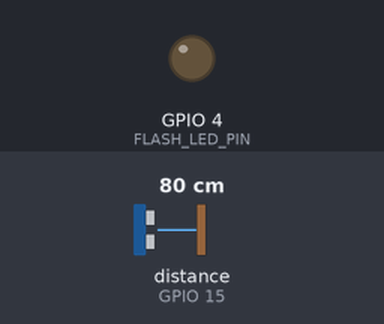
Recording of a sketch running on a simulated ESP32. Parts: output pins drawn as LEDs (lit = HIGH). Wiring (inferred from the names in the program): ultrasonic range finder: trigger GPIO 14; echo GPIO 15. Inputs (shaded band) come from the test bench; at power-on: distance to the obstacle (sensor on GPIO 15) 80 cm. The echo pulse lasts 58.3 µs per cm; WiFi joins after 1.5 s; servers stay silent unless stated; uploads are accepted with an empty reply; the camera gives no picture; pins used as bus, display or sensor lines are not drawn; what the sketch prints to the serial monitor is not drawn.

Above: at 3.0 s.
3.1 s: distance to the obstacle (sensor on GPIO 15) set to 11 cm
5.0 s: distance to the obstacle (sensor on GPIO 15) set to 8 cm
At 7.2 s:
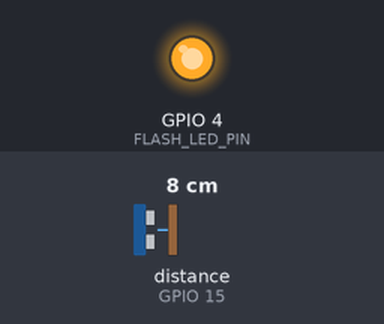
9.1 s: distance to the obstacle (sensor on GPIO 15) set to 18 cm
At 9.8 s:
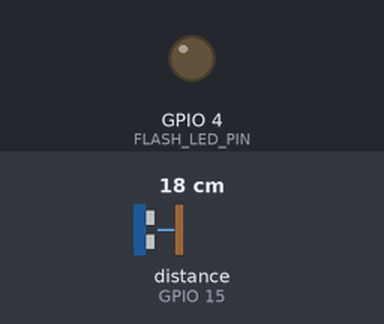
10.6 s: distance to the obstacle (sensor on GPIO 15) set to 2 cm
At 11.7 s:
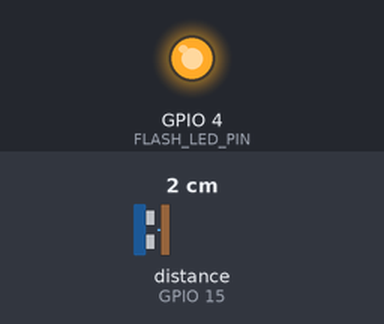
Timing chart, 0 to 15.7 s (numbered marks = the images above; inputs shaded):
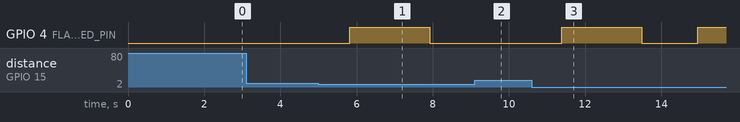

The sketch:

Arduino_Code.ino
```cpp
//>>>>>>>>>>>>>>>>>>>>>>>>>>>>>>>>>>>>>>>>>>>>>>>>>>>>>>>>>>>>>>>>>>>>>>>>>>>>>>>>>>>>>>>>> ESP32_CAM_Send_Photo_to_Server
//======================================== Including the libraries.
#include <WiFi.h>
#include "soc/soc.h"
#include "soc/rtc_cntl_reg.h"
#include "esp_camera.h"
//========================================

//======================================== CAMERA_MODEL_AI_THINKER GPIO.
#define PWDN_GPIO_NUM     32
#define RESET_GPIO_NUM    -1
#define XCLK_GPIO_NUM      0
#define SIOD_GPIO_NUM     26
#define SIOC_GPIO_NUM     27

#define Y9_GPIO_NUM       35
#define Y8_GPIO_NUM       34
#define Y7_GPIO_NUM       39
#define Y6_GPIO_NUM       36
#define Y5_GPIO_NUM       21
#define Y4_GPIO_NUM       19
#define Y3_GPIO_NUM       18
#define Y2_GPIO_NUM        5
#define VSYNC_GPIO_NUM    25
#define HREF_GPIO_NUM     23
#define PCLK_GPIO_NUM     22
//========================================

// LED Flash PIN (GPIO 4)
#define FLASH_LED_PIN 4

//======================================== Insert your network credentials.
const char* ssid = "WiFi SSID";
const char* password = "WiFi Password";
//========================================

#define trigPin 14
#define echoPin 15
long distance, duration;

//======================================== Variables for Timer/Millis.
unsigned long previousMillis = 0;
const int Interval = 20000; //--> Photo capture every 20 seconds.
//========================================

// Server Address or Server IP.
String serverName = "10.92.37.143";  //--> Change with your server computer's IP address or your Domain name.
// The file path "upload_img.php" on the server folder.
// String serverPath = "/ESP32CAM/upload_img.php";
String serverPath = "/";
// Server Port.
const int serverPort = 8080;

// Variable to set capture photo with LED Flash.
// Set to "false", then the Flash LED will not light up when capturing a photo.
// Set to "true", then the Flash LED lights up when capturing a photo.
bool LED_Flash_ON = true;

// Initialize WiFiClient.
WiFiClient client;

//________________________________________________________________________________ sendPhotoToServer()
void sendPhotoToServer() {
  String AllData;
  String DataBody;

  Serial.println();
  Serial.println("-----------");

  //---------------------------------------- Pre capture for accurate timing.
  Serial.println("Taking a photo...");

  if (LED_Flash_ON == true) {
    digitalWrite(FLASH_LED_PIN, HIGH);
    delay(1000);
  }

  for (int i = 0; i <= 3; i++) {
    camera_fb_t * fb = NULL;
    fb = esp_camera_fb_get();
     if(!fb) {
        Serial.println("Camera capture failed");
        Serial.println("Restarting the ESP32 CAM.");
        delay(1000);
        ESP.restart();
        return;
      }
    esp_camera_fb_return(fb);
    delay(200);
  }

  camera_fb_t * fb = NULL;
  fb = esp_camera_fb_get();
  if(!fb) {
    Serial.println("Camera capture failed");
    Serial.println("Restarting the ESP32 CAM.");
    delay(1000);
    ESP.restart();
    return;
  }

  if (LED_Flash_ON == true) digitalWrite(FLASH_LED_PIN, LOW);

  Serial.println("Taking a photo was successful.");
  //----------------------------------------

  Serial.println("Connecting to server: " + serverName);

  if (client.connect(serverName.c_str(), serverPort)) {
    Serial.println("Connection successful!");

    String post_data = "--dataMarker\r\nContent-Disposition: form-data; name=\"imageFile\"; filename=\"ESP32CAMCap.jpg\"\r\nContent-Type: image/jpeg\r\n\r\n";
    String head =  post_data;
    String boundary = "\r\n--dataMarker--\r\n";

    uint32_t imageLen = fb->len;
    uint32_t dataLen = head.length() + boundary.length();
    uint32_t totalLen = imageLen + dataLen;
    String apiKey = "API_KEY";

    client.println("POST " + serverPath + " HTTP/1.1");
    client.println("Host: " + serverName);
    client.println("Content-Length: " + String(totalLen));
    client.println("Content-Type: multipart/form-data; boundary=dataMarker");
    client.println("Authorization: Token " + apiKey);
    client.println();
    client.print(head);

    uint8_t *fbBuf = fb->buf;
    size_t fbLen = fb->len;
    for (size_t n=0; n<fbLen; n=n+1024) {
      if (n+1024 < fbLen) {
        client.write(fbBuf, 1024);
        fbBuf += 1024;
      }
      else if (fbLen%1024>0) {
        size_t remainder = fbLen%1024;
        client.write(fbBuf, remainder);
      }
    }
    client.print(boundary);

    esp_camera_fb_return(fb);

    int timoutTimer = 10000;
    long startTimer = millis();
    boolean state = false;
    Serial.println("Response : ");
    while ((startTimer + timoutTimer) > millis()) {
      Serial.print(".");
      delay(200);

      // Skip HTTP headers
      while (client.available()) {
        char c = client.read();
        if (c == '\n') {
          if (AllData.length()==0) { state=true; }
          AllData = "";
        }
        else if (c != '\r') { AllData += String(c); }
        if (state==true) { DataBody += String(c); }
        startTimer = millis();
      }
      if (DataBody.length()>0) { break; }
    }
    client.stop();
    Serial.println(DataBody);
    Serial.println("-----------");
    Serial.println();

  }
  else {
    client.stop();
    DataBody = "Connection to " + serverName +  " failed.";
    Serial.println(DataBody);
    Serial.println("-----------");
  }
}
//________________________________________________________________________________

//________________________________________________________________________________ VOID SETUP()
void setup() {
  // put your setup code here, to run once:

  // Disable brownout detector.
  WRITE_PERI_REG(RTC_CNTL_BROWN_OUT_REG, 0);

  Serial.begin(115200);
  Serial.println();
  pinMode(trigPin, OUTPUT);
  pinMode(echoPin, INPUT);

  pinMode(FLASH_LED_PIN, OUTPUT);

  // Setting the ESP32 WiFi to station mode.
  WiFi.mode(WIFI_STA);
  Serial.println();

  //---------------------------------------- The process of connecting ESP32 CAM with WiFi Hotspot / WiFi Router.
  Serial.println();
  Serial.print("Connecting to : ");
  Serial.println(ssid);
  WiFi.begin(ssid, password);

  // The process timeout of connecting ESP32 CAM with WiFi Hotspot / WiFi Router is 20 seconds.
  // If within 20 seconds the ESP32 CAM has not been successfully connected to WiFi, the ESP32 CAM will restart.
  // I made this condition because on my ESP32-CAM, there are times when it seems like it can't connect to WiFi, so it needs to be restarted to be able to connect to WiFi.
  int connecting_process_timed_out = 20; //--> 20 = 20 seconds.
  connecting_process_timed_out = connecting_process_timed_out * 2;
  while (WiFi.status() != WL_CONNECTED) {
    Serial.print(".");
    delay(500);
    if(connecting_process_timed_out > 0) connecting_process_timed_out--;
    if(connecting_process_timed_out == 0) {
      Serial.println();
      Serial.print("Failed to connect to ");
      Serial.println(ssid);
      Serial.println("Restarting the ESP32 CAM.");
      delay(1000);
      ESP.restart();
    }
  }

  Serial.println();
  Serial.print("Successfully connected to ");
  Serial.println(ssid);
  //Serial.print("ESP32-CAM IP Address: ");
  //Serial.println(WiFi.localIP());
  //----------------------------------------

  //---------------------------------------- Set the camera ESP32 CAM.
  Serial.println();
  Serial.print("Set the camera ESP32 CAM...");

  camera_config_t config;
  config.ledc_channel = LEDC_CHANNEL_0;
  config.ledc_timer = LEDC_TIMER_0;
  config.pin_d0 = Y2_GPIO_NUM;
  config.pin_d1 = Y3_GPIO_NUM;
  config.pin_d2 = Y4_GPIO_NUM;
  config.pin_d3 = Y5_GPIO_NUM;
  config.pin_d4 = Y6_GPIO_NUM;
  config.pin_d5 = Y7_GPIO_NUM;
  config.pin_d6 = Y8_GPIO_NUM;
  config.pin_d7 = Y9_GPIO_NUM;
  config.pin_xclk = XCLK_GPIO_NUM;
  config.pin_pclk = PCLK_GPIO_NUM;
  config.pin_vsync = VSYNC_GPIO_NUM;
  config.pin_href = HREF_GPIO_NUM;
  config.pin_sscb_sda = SIOD_GPIO_NUM;
  config.pin_sscb_scl = SIOC_GPIO_NUM;
  config.pin_pwdn = PWDN_GPIO_NUM;
  config.pin_reset = RESET_GPIO_NUM;
  config.xclk_freq_hz = 20000000;
  config.pixel_format = PIXFORMAT_JPEG;

  // init with high specs to pre-allocate larger buffers
  if(psramFound()){
    config.frame_size = FRAMESIZE_UXGA;
    config.jpeg_quality = 10;  //--> 0-63 lower number means higher quality
    config.fb_count = 2;
  } else {
    config.frame_size = FRAMESIZE_SVGA;
    config.jpeg_quality = 8;  //--> 0-63 lower number means higher quality
    config.fb_count = 1;
  }

  // camera init
  esp_err_t err = esp_camera_init(&config);
  if (err != ESP_OK) {
    Serial.printf("Camera init failed with error 0x%x", err);
    Serial.println();
    Serial.println("Restarting the ESP32 CAM.");
    delay(1000);
    ESP.restart();
  }

  sensor_t * s = esp_camera_sensor_get();

  // Selectable camera resolution details :
  // -UXGA   = 1600 x 1200 pixels
  // -SXGA   = 1280 x 1024 pixels
  // -XGA    = 1024 x 768  pixels
  // -SVGA   = 800 x 600   pixels
  // -VGA    = 640 x 480   pixels
  // -CIF    = 352 x 288   pixels
  // -QVGA   = 320 x 240   pixels
  // -HQVGA  = 240 x 160   pixels
  // -QQVGA  = 160 x 120   pixels
  s->set_framesize(s, FRAMESIZE_VGA); //--> UXGA|SXGA|XGA|SVGA|VGA|CIF|QVGA|HQVGA|QQVGA

  Serial.println();
  Serial.println("Set camera ESP32 CAM successfully.");
  //----------------------------------------

  Serial.println();
  Serial.print("ESP32-CAM captures and sends photos to the server every 20 seconds.");
}
//________________________________________________________________________________

//________________________________________________________________________________ VOID LOOP()
void loop() {
  // put your main code here, to run repeatedly:

  //---------------------------------------- Timer/Millis to capture and send photos to server every 20 seconds (see Interval variable).
  digitalWrite(trigPin, LOW);
  delayMicroseconds(2);
  digitalWrite(trigPin, HIGH);
  delayMicroseconds(2);
  digitalWrite(trigPin, LOW);

  duration = pulseIn(echoPin, HIGH);
  distance = duration / 58.2;
  if (distance < 10)
  {
    Serial.printf("Distance: %d", distance);
    sendPhotoToServer();
  }
  delay(1000);
  //----------------------------------------
}
//________________________________________________________________________________
//<<<<<<<<<<<<<<<<<<<<<<<<<<<<<<<<<<<<<<<<<<<<<<<<<<<<<<<<<<<<<<<<<<<<<<<<<<<<<<<<<<<<<<<<<
```

Measured:
- the behaviour switches between 10 and 9 cm on distance to the obstacle (sensor on GPIO 15) (found by bisection; images 0 and 1)
- after the input at 3.1 s, every drawn part: stays the same
- after the input at 5.0 s, GPIO 4 (FLASH_LED_PIN): LOW → HIGH after 0.82 s, → LOW 2.1 s later
- after the input at 9.1 s, GPIO 4 (FLASH_LED_PIN): stays LOW (without the input it goes to HIGH after 0.29 s)
- after the input at 10.6 s, GPIO 4 (FLASH_LED_PIN): LOW → HIGH after 0.79 s, → LOW 2.1 s later, → HIGH 1.5 s later
